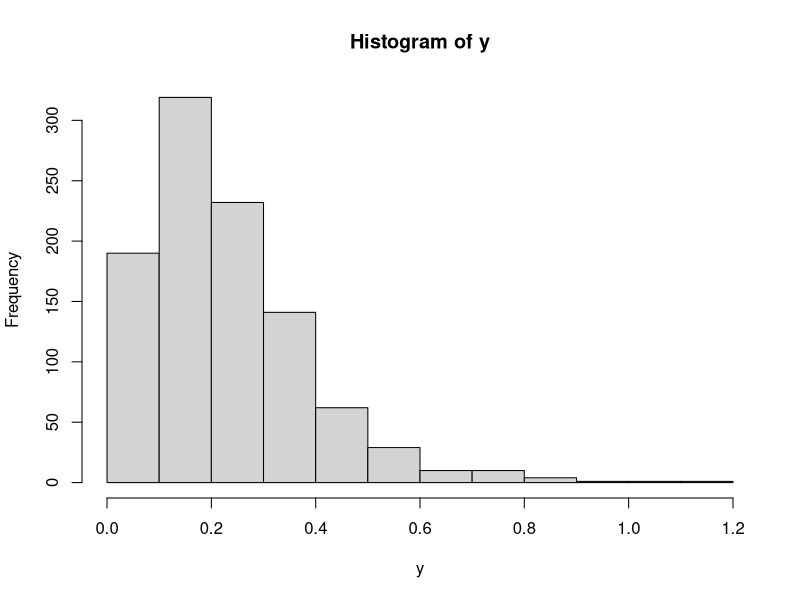
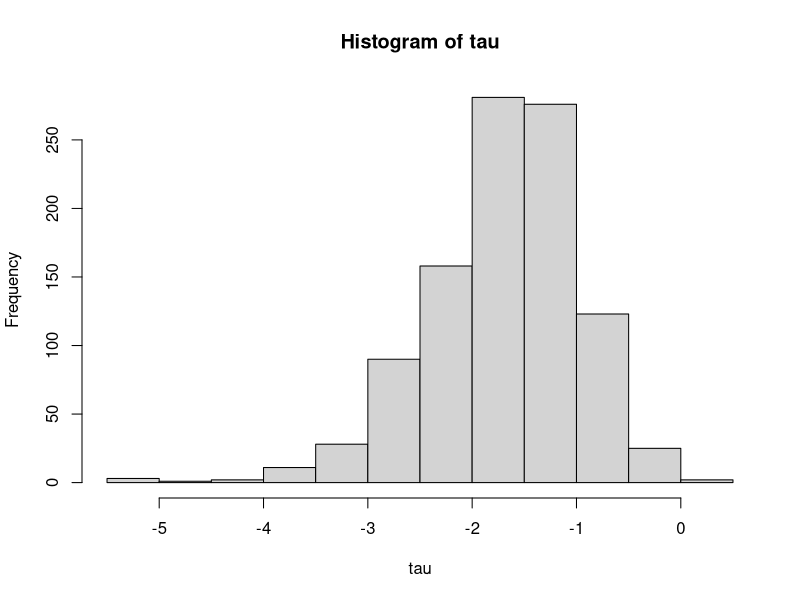

Recreate these plots in R, in order.
# Use the R-function gamma to compute 
# the value of the normalizing constant.
c <- 9.8^2/gamma(2.3)
c

# Use the R-function dgamma to compute the value 
# of Subscript[p, 1](\[Theta]) for 3 values, 0.05, 0.2, and 4.5, of \[Theta]. 
# Hint: In R, pass the values of the hyper-parameters by shape = 2.3, rate = 9.8.
v1=dgamma(0.05,shape=2.3, rate=9.8)
v2=dgamma(0.2,shape=2.3, rate=9.8)
v3=dgamma(4.5,shape=2.3, rate=9.8)
v1
v2
v3

# Use the R-function pgamma to compute the values of the prior probabilities
# P (\[Theta] <= 1.0),  P (\[Theta] <= 5.5), and P(1.0 < \[Theta] <= 5.5).
pgamma(1.0,shape=2.3, rate=9.8)
pgamma(5.5,shape=2.3, rate=9.8)
pgamma(5.5,shape=2.3, rate=9.8)-pgamma(1.0,shape=2.3, rate=9.8)
# !check
integrate(function(x){dgamma(x,shape=2.3, rate=9.8)}, 1, 5.5)

# Use the R-function qgamma to compute the value of the 2.5^th, 50^th and 97.5^th 
# percentiles of the prior distribution. Provide a 95% probability interval for \[Theta].
qgamma(2.5/100.0,shape=2.3, rate=9.8)
qgamma(50.0/100.0,shape=2.3, rate=9.8)
qgamma(97.5/100.0,shape=2.3, rate=9.8)

# Use the R-function rgamma, and the seed 1379, to draw a Monte-Carlo 
# pseudo- random sample of size 1000 from the prior distribution, and use 
# those values to estimate the mean, and median of \[Theta].
set.seed(1379)
n=1000
y=rgamma(n,shape=2.3, rate=9.8)
hist(y)
mean(y)
median(y)

# Use your answer to part (o) to draw a Monte-Carlo pseudo-random sample 
# of size 1000 from the distribution of Subscript[\[Tau], 1], and use the 
# data to estimate the mean, median, and a 95% probability interval,of 
# Subscript[\[Tau], 1].
tau=log(y)
hist(tau)
mean(tau)
median(tau)
PI=quantile(tau, probs = c(0.025, 0.975))
PI










